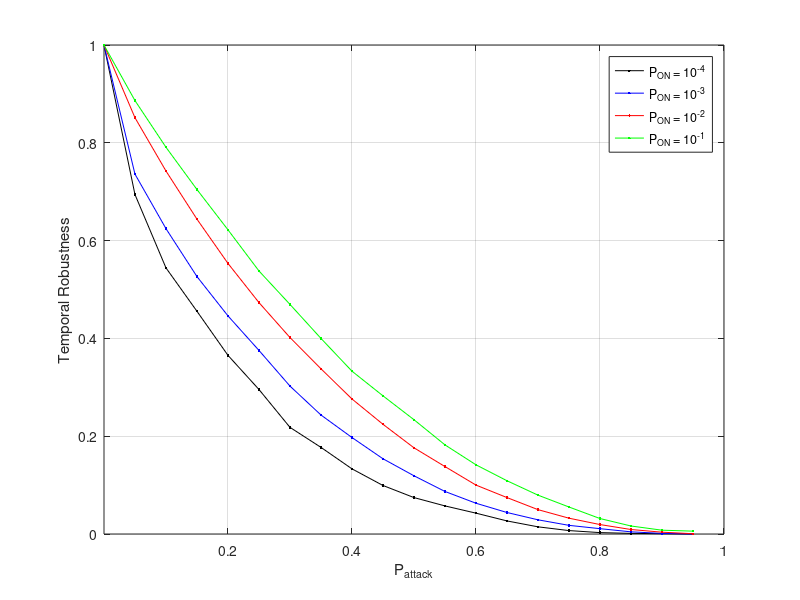

This chart was generated by the following MATLAB code:
%  read labels and x-y data
load RPGM_20x5_10_4_trace_TemporalCloseness.dat;     %  read data into the my_xy matrix
Prob = RPGM_20x5_10_4_trace_TemporalCloseness(:,2);     %  copy first column of my_xy into x
Err1 = RPGM_20x5_10_4_trace_TemporalCloseness(:,3);     %  and second column into y

load RPGM_20x5_10_3_trace_TemporalCloseness.dat;     %  read data into the my_xy matrix
Err2 = RPGM_20x5_10_3_trace_TemporalCloseness(:,3);     %  and second column into y

load RPGM_20x5_10_2_trace_TemporalCloseness.dat;     %  read data into the my_xy matrix
Err3 = RPGM_20x5_10_2_trace_TemporalCloseness(:,3);     %  and second column into y

load RPGM_20x5_10_1_trace_TemporalCloseness.dat;     %  read data into the my_xy matrix
Err4 = RPGM_20x5_10_1_trace_TemporalCloseness(:,3);     %  and second column into y

plot(Prob,Err1,'k.-',Prob,Err2,'b.-',Prob,Err3,'r.-',Prob,Err4,'g.-');

xlabel('P_{attack}');           % add axis labels and plot title
ylabel('Temporal Robustness');
axis([0.000075 1.000 0.0 1.000],[0.000075 1.000 0.0 1.000]);
%set(gca,'XGrid','on','YGrid','on');
%set(gca,'gridlinestyle','--')
grid on;
legend('P_{ON} = 10^{-4}','P_{ON} = 10^{-3}','P_{ON} = 10^{-2}','P_{ON} = 10^{-1}');

%title('Mean monthly precipitation at Portland International Airport');
%plot(Prob,EffSim,'bx-',Prob,EffTheor,'ro-');     %  plot precip vs. month with circles